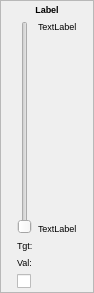
<?xml version="1.0" encoding="UTF-8"?>
<ui version="4.0">
 <class>Frame</class>
 <widget class="QFrame" name="Frame">
  <property name="geometry">
   <rect>
    <x>0</x>
    <y>0</y>
    <width>94</width>
    <height>293</height>
   </rect>
  </property>
  <property name="sizePolicy">
   <sizepolicy hsizetype="Preferred" vsizetype="Preferred">
    <horstretch>0</horstretch>
    <verstretch>0</verstretch>
   </sizepolicy>
  </property>
  <property name="minimumSize">
   <size>
    <width>0</width>
    <height>0</height>
   </size>
  </property>
  <property name="maximumSize">
   <size>
    <width>94</width>
    <height>293</height>
   </size>
  </property>
  <property name="windowTitle">
   <string>Frame</string>
  </property>
  <property name="frameShape">
   <enum>QFrame::StyledPanel</enum>
  </property>
  <property name="frameShadow">
   <enum>QFrame::Raised</enum>
  </property>
  <layout class="QHBoxLayout" name="horizontalLayout_2">
   <property name="spacing">
    <number>9</number>
   </property>
   <property name="margin">
    <number>3</number>
   </property>
   <item>
    <layout class="QGridLayout" name="gridLayout">
     <property name="sizeConstraint">
      <enum>QLayout::SetDefaultConstraint</enum>
     </property>
     <property name="spacing">
      <number>6</number>
     </property>
     <item row="0" column="1">
      <layout class="QVBoxLayout" name="verticalLayout">
       <property name="sizeConstraint">
        <enum>QLayout::SetDefaultConstraint</enum>
       </property>
       <item>
        <widget class="QLabel" name="label">
         <property name="maximumSize">
          <size>
           <width>100</width>
           <height>16777215</height>
          </size>
         </property>
         <property name="font">
          <font>
           <pointsize>7</pointsize>
           <weight>75</weight>
           <bold>true</bold>
          </font>
         </property>
         <property name="text">
          <string>Label</string>
         </property>
         <property name="alignment">
          <set>Qt::AlignCenter</set>
         </property>
         <property name="wordWrap">
          <bool>true</bool>
         </property>
        </widget>
       </item>
       <item>
        <layout class="QHBoxLayout" name="horizontalLayout">
         <item>
          <widget class="QSlider" name="slider">
           <property name="orientation">
            <enum>Qt::Vertical</enum>
           </property>
          </widget>
         </item>
         <item>
          <layout class="QVBoxLayout" name="verticalLayout_2">
           <item>
            <widget class="QLabel" name="max_label">
             <property name="font">
              <font>
               <pointsize>7</pointsize>
              </font>
             </property>
             <property name="text">
              <string>TextLabel</string>
             </property>
            </widget>
           </item>
           <item>
            <spacer name="verticalSpacer">
             <property name="orientation">
              <enum>Qt::Vertical</enum>
             </property>
             <property name="sizeHint" stdset="0">
              <size>
               <width>20</width>
               <height>40</height>
              </size>
             </property>
            </spacer>
           </item>
           <item>
            <widget class="QLabel" name="min_label">
             <property name="font">
              <font>
               <pointsize>7</pointsize>
              </font>
             </property>
             <property name="text">
              <string>TextLabel</string>
             </property>
            </widget>
           </item>
          </layout>
         </item>
        </layout>
       </item>
       <item>
        <widget class="QLabel" name="target">
         <property name="maximumSize">
          <size>
           <width>100</width>
           <height>16777215</height>
          </size>
         </property>
         <property name="font">
          <font>
           <pointsize>7</pointsize>
          </font>
         </property>
         <property name="text">
          <string>Tgt:</string>
         </property>
         <property name="alignment">
          <set>Qt::AlignLeading|Qt::AlignLeft|Qt::AlignVCenter</set>
         </property>
        </widget>
       </item>
       <item>
        <widget class="QLabel" name="value">
         <property name="maximumSize">
          <size>
           <width>100</width>
           <height>16777215</height>
          </size>
         </property>
         <property name="font">
          <font>
           <pointsize>7</pointsize>
          </font>
         </property>
         <property name="text">
          <string>Val:</string>
         </property>
         <property name="alignment">
          <set>Qt::AlignLeading|Qt::AlignLeft|Qt::AlignVCenter</set>
         </property>
        </widget>
       </item>
       <item>
        <widget class="QCheckBox" name="selected">
         <property name="maximumSize">
          <size>
           <width>30</width>
           <height>16777215</height>
          </size>
         </property>
         <property name="font">
          <font>
           <pointsize>8</pointsize>
          </font>
         </property>
         <property name="layoutDirection">
          <enum>Qt::LeftToRight</enum>
         </property>
         <property name="autoFillBackground">
          <bool>false</bool>
         </property>
         <property name="text">
          <string/>
         </property>
        </widget>
       </item>
      </layout>
     </item>
    </layout>
   </item>
  </layout>
 </widget>
 <resources/>
 <connections/>
</ui>
